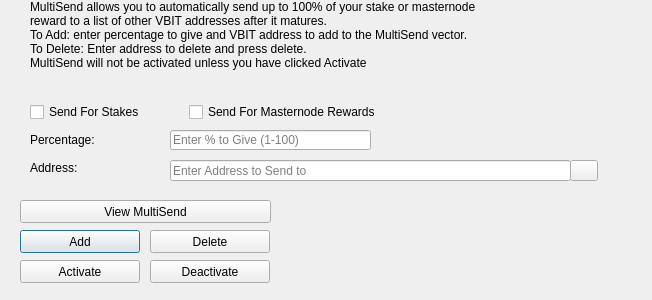
<?xml version="1.0" encoding="UTF-8"?>
<ui version="4.0">
 <class>MultiSendDialog</class>
 <widget class="QDialog" name="MultiSendDialog">
  <property name="windowModality">
   <enum>Qt::NonModal</enum>
  </property>
  <property name="geometry">
   <rect>
    <x>0</x>
    <y>0</y>
    <width>652</width>
    <height>300</height>
   </rect>
  </property>
  <property name="windowTitle">
   <string>MultiSend</string>
  </property>
  <widget class="QLineEdit" name="multiSendPercentEdit">
   <property name="geometry">
    <rect>
     <x>170</x>
     <y>130</y>
     <width>201</width>
     <height>20</height>
    </rect>
   </property>
   <property name="toolTip">
    <string>Enter whole numbers 1 - 100</string>
   </property>
   <property name="placeholderText">
    <string>Enter % to Give (1-100)</string>
   </property>
  </widget>
  <widget class="QLineEdit" name="multiSendAddressEdit">
   <property name="geometry">
    <rect>
     <x>170</x>
     <y>160</y>
     <width>401</width>
     <height>21</height>
    </rect>
   </property>
   <property name="toolTip">
    <string/>
   </property>
   <property name="placeholderText">
    <string>Enter Address to Send to</string>
   </property>
  </widget>
  <widget class="QLabel" name="label_2">
   <property name="geometry">
    <rect>
     <x>30</x>
     <y>0</y>
     <width>451</width>
     <height>121</height>
    </rect>
   </property>
   <property name="lineWidth">
    <number>1</number>
   </property>
   <property name="text">
    <string>MultiSend allows you to automatically send up to 100% of your stake or masternode reward to a list of other VBIT addresses after it matures.
To Add: enter percentage to give and VBIT address to add to the MultiSend vector.
To Delete: Enter address to delete and press delete.
MultiSend will not be activated unless you have clicked Activate</string>
   </property>
   <property name="alignment">
    <set>Qt::AlignLeading|Qt::AlignLeft|Qt::AlignTop</set>
   </property>
   <property name="wordWrap">
    <bool>true</bool>
   </property>
  </widget>
  <widget class="QLabel" name="message">
   <property name="geometry">
    <rect>
     <x>290</x>
     <y>200</y>
     <width>351</width>
     <height>91</height>
    </rect>
   </property>
   <property name="text">
    <string/>
   </property>
  </widget>
  <widget class="QPushButton" name="addButton">
   <property name="geometry">
    <rect>
     <x>20</x>
     <y>230</y>
     <width>120</width>
     <height>23</height>
    </rect>
   </property>
   <property name="toolTip">
    <string/>
   </property>
   <property name="statusTip">
    <string>Add to MultiSend Vector</string>
   </property>
   <property name="text">
    <string>Add</string>
   </property>
  </widget>
  <widget class="QPushButton" name="disableButton">
   <property name="geometry">
    <rect>
     <x>150</x>
     <y>260</y>
     <width>120</width>
     <height>23</height>
    </rect>
   </property>
   <property name="statusTip">
    <string>Deactivate MultiSend</string>
   </property>
   <property name="text">
    <string>Deactivate</string>
   </property>
  </widget>
  <widget class="QPushButton" name="addressBookButton">
   <property name="geometry">
    <rect>
     <x>570</x>
     <y>160</y>
     <width>28</width>
     <height>21</height>
    </rect>
   </property>
   <property name="toolTip">
    <string>Choose an address from the address book</string>
   </property>
   <property name="text">
    <string/>
   </property>
   <property name="icon">
    <iconset resource="../vbit.qrc">
     <normaloff>:/icons/address-book</normaloff>:/icons/address-book</iconset>
   </property>
   <property name="shortcut">
    <string>Alt+A</string>
   </property>
   <property name="autoDefault">
    <bool>false</bool>
   </property>
  </widget>
  <widget class="QLabel" name="label">
   <property name="geometry">
    <rect>
     <x>30</x>
     <y>130</y>
     <width>121</width>
     <height>20</height>
    </rect>
   </property>
   <property name="toolTip">
    <string>Percentage of stake to send</string>
   </property>
   <property name="text">
    <string>Percentage:</string>
   </property>
  </widget>
  <widget class="QLabel" name="label_5">
   <property name="geometry">
    <rect>
     <x>30</x>
     <y>160</y>
     <width>111</width>
     <height>16</height>
    </rect>
   </property>
   <property name="toolTip">
    <string>Address to send portion of stake to</string>
   </property>
   <property name="text">
    <string>Address:</string>
   </property>
  </widget>
  <widget class="QPushButton" name="deleteButton">
   <property name="geometry">
    <rect>
     <x>150</x>
     <y>230</y>
     <width>120</width>
     <height>23</height>
    </rect>
   </property>
   <property name="toolTip">
    <string/>
   </property>
   <property name="statusTip">
    <string>Delete Address From MultiSend Vector</string>
   </property>
   <property name="text">
    <string>Delete</string>
   </property>
  </widget>
  <widget class="QPushButton" name="activateButton">
   <property name="geometry">
    <rect>
     <x>20</x>
     <y>260</y>
     <width>120</width>
     <height>23</height>
    </rect>
   </property>
   <property name="statusTip">
    <string>Activate MultiSend</string>
   </property>
   <property name="text">
    <string>Activate</string>
   </property>
  </widget>
  <widget class="QPushButton" name="viewButton">
   <property name="geometry">
    <rect>
     <x>20</x>
     <y>200</y>
     <width>251</width>
     <height>23</height>
    </rect>
   </property>
   <property name="toolTip">
    <string/>
   </property>
   <property name="statusTip">
    <string>View MultiSend Vector</string>
   </property>
   <property name="text">
    <string>View MultiSend</string>
   </property>
  </widget>
  <widget class="QWidget" name="horizontalLayoutWidget">
   <property name="geometry">
    <rect>
     <x>30</x>
     <y>100</y>
     <width>351</width>
     <height>24</height>
    </rect>
   </property>
   <layout class="QHBoxLayout" name="horizontalLayout">
    <item>
     <widget class="QCheckBox" name="multiSendStakeCheckBox">
      <property name="text">
       <string>Send For Stakes</string>
      </property>
     </widget>
    </item>
    <item>
     <widget class="QCheckBox" name="multiSendMasternodeCheckBox">
      <property name="text">
       <string>Send For Masternode Rewards</string>
      </property>
     </widget>
    </item>
   </layout>
  </widget>
 </widget>
 <resources>
  <include location="../vbit.qrc"/>
 </resources>
 <connections/>
</ui>
